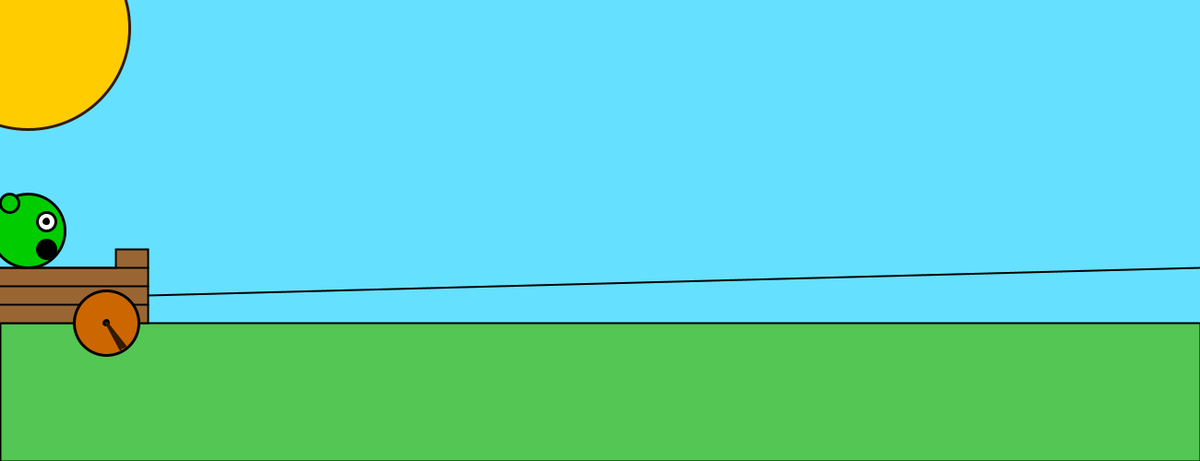
Frame 1 (no input)
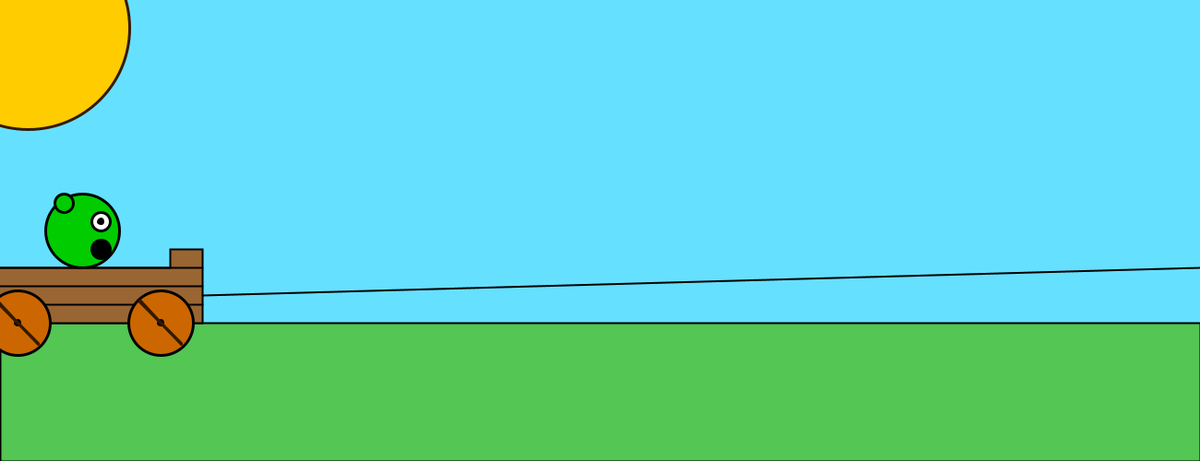
Frame 60 (the mouse pressed at the canvas centre just before this capture)
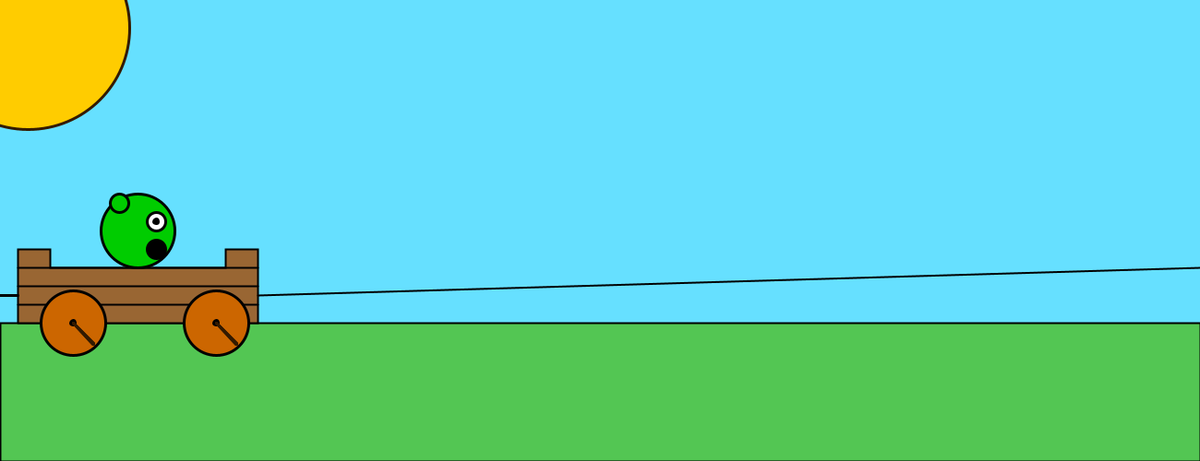
Frame 120 (the mouse held since frame 60 and released just before this capture)

The Processing sketch that drew these frames (run headless with seeded random() and noise(); from frame 60 on, the mouse is pressed at the canvas centre):

// Processing sketch: movingCart
// ── movingCart.pde


float angulo;
float x,y;
float a;
float vel;

void setup(){
size(1300,500);
a=-400;
x=-100;
y=350;
vel=1;
frameRate(60);

}


void draw(){

  background(#66e0ff);
  //Calle
  stroke(0);
  strokeWeight(2);
  fill(#53c653);
  rect(0,350,width,150);//dibujo la calle.
  
  carro();
  pig();
  carro2();
  sun();
  x+=vel;
  a+=vel;
  angulo+=(vel+2);

  
 
  
  
}

void sun(){
  fill(#ffcc00);
ellipse(30, 30, 220, 220);
}

void pig(){
beginShape();
stroke(0);
//pig body
fill(#00cc00);
circle(x+130,y-100,80);
//pig eye
fill(255);
circle(x+150,y-110,20);
//pig pupil
fill(0);
circle(x+150,y-110,5);
//pig ear
fill(#00cc00);
circle(x+110,y-130,20);
//pig mouth
fill(0);
circle(x+150,y-80,20);
endShape();
}

void carro(){
//chasis
  beginShape();
     fill(#996633); //color carro
      vertex(x, y);//1  
      vertex(x, y-80);//2
      vertex(x+35, y-80);//3
      vertex(x+35, y-60);//4
      vertex(x+225, y-60);//5
      vertex(x+225, y-80);//6
      vertex(x+260, y-80);//7
      vertex(x+260, y);//8
      vertex(x, y);//9
  endShape();

   
   //tablas
   line(x, y-60, x+260, y-60);
   line(x, y-40, x+260, y-40);
   line(x, y-20, x+260, y-20);
   
   //pulling line
   line(x+260,y-30,width,y-60);
   
   //Llantas
   //llanta trasera
   pushMatrix();
      translate(x+60, y);
        stroke(0);
        strokeWeight(3);
        fill(#cc6600);
        circle(0,0,70);
        fill(#D7DEDD);
        circle(0,0,5);
        //spokes
        stroke(#331a00);   
        rotate(radians(angulo));
        line(0,0,20,25);
        rotate(radians(angulo + 1));
        line(0,0,20,25);
        rotate(radians(angulo + 2));
        line(0,0,20,25);
        rotate(radians(angulo +3));
        line(0,0,20,25);
        rotate(radians(angulo +4));
        line(0,0,20,25);
   popMatrix();
   
    //llanta delantera
   pushMatrix();
     translate(x+215,y);
        stroke(0);
        strokeWeight(3);
        fill(#cc6600);
        circle(0,0,70);
        fill(#D7DEDD);
        circle(0,0,5);
        //spokes
        stroke(#331a00);   
        rotate(radians(angulo));
        line(0,0,20,25);
        rotate(radians(angulo + 1));
        line(0,0,20,25);
        rotate(radians(angulo + 2));
        line(0,0,20,25);
        rotate(radians(angulo +3));
        line(0,0,20,25);
        rotate(radians(angulo +4));
        line(0,0,20,25);
   popMatrix();

}

void carro2(){
//chasis
  beginShape();
     fill(#996633); //color carro
      vertex(a, y);//1  
      vertex(a, y-80);//2
      vertex(a+35, y-80);//3
      vertex(a+35, y-60);//4
      vertex(a+225, y-60);//5
      vertex(a+225, y-80);//6
      vertex(a+260, y-80);//7
      vertex(a+260, y);//8
      vertex(a, y);//9
  endShape();

   
   //tablas
   line(a, y-60, a+260, y-60);
   line(a, y-40, a+260, y-40);
   line(a, y-20, a+260, y-20);
   
   //pulling line
   line(a+260,y-30,a+300,y-30);
   
   //Llantas
   //llanta trasera
   pushMatrix();
      translate(a+60, y);
        stroke(0);
        strokeWeight(3);
        fill(#cc6600);
        circle(0,0,70);
        fill(#D7DEDD);
        circle(0,0,5);
        //spokes
        stroke(#331a00);   
        rotate(radians(angulo));
        line(0,0,20,25);
        rotate(radians(angulo + 1));
        line(0,0,20,25);
        rotate(radians(angulo + 2));
        line(0,0,20,25);
        rotate(radians(angulo +3));
        line(0,0,20,25);
        rotate(radians(angulo +4));
        line(0,0,20,25);
   popMatrix();
   
    //llanta delantera
   pushMatrix();
     translate(a+215,y);
        stroke(0);
        strokeWeight(3);
        fill(#cc6600);
        circle(0,0,70);
        fill(#D7DEDD);
        circle(0,0,5);
        //spokes
        stroke(#331a00);   
        rotate(radians(angulo));
        line(0,0,20,25);
        rotate(radians(angulo + 1));
        line(0,0,20,25);
        rotate(radians(angulo + 2));
        line(0,0,20,25);
        rotate(radians(angulo +3));
        line(0,0,20,25);
        rotate(radians(angulo +4));
        line(0,0,20,25);
   popMatrix();

}
